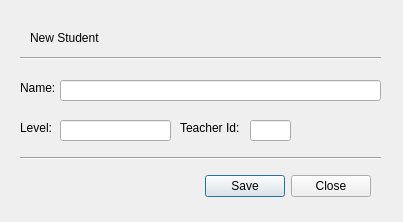
<?xml version="1.0" encoding="UTF-8"?>
<ui version="4.0">
 <class>NewStudent</class>
 <widget class="QDialog" name="NewStudent">
  <property name="geometry">
   <rect>
    <x>0</x>
    <y>0</y>
    <width>403</width>
    <height>222</height>
   </rect>
  </property>
  <property name="windowTitle">
   <string>Dialog</string>
  </property>
  <widget class="QDialogButtonBox" name="buttonBox_2">
   <property name="geometry">
    <rect>
     <x>30</x>
     <y>170</y>
     <width>341</width>
     <height>32</height>
    </rect>
   </property>
   <property name="orientation">
    <enum>Qt::Horizontal</enum>
   </property>
   <property name="standardButtons">
    <set>QDialogButtonBox::Close|QDialogButtonBox::Save</set>
   </property>
  </widget>
  <widget class="QLabel" name="lblTeacherId">
   <property name="geometry">
    <rect>
     <x>180</x>
     <y>120</y>
     <width>71</width>
     <height>16</height>
    </rect>
   </property>
   <property name="text">
    <string>Teacher Id:</string>
   </property>
  </widget>
  <widget class="QLabel" name="lblEmail">
   <property name="geometry">
    <rect>
     <x>20</x>
     <y>120</y>
     <width>41</width>
     <height>16</height>
    </rect>
   </property>
   <property name="text">
    <string>Level:</string>
   </property>
  </widget>
  <widget class="QLineEdit" name="lineLevel">
   <property name="geometry">
    <rect>
     <x>60</x>
     <y>120</y>
     <width>111</width>
     <height>21</height>
    </rect>
   </property>
  </widget>
  <widget class="QLabel" name="lblName">
   <property name="geometry">
    <rect>
     <x>20</x>
     <y>80</y>
     <width>41</width>
     <height>16</height>
    </rect>
   </property>
   <property name="text">
    <string>Name: </string>
   </property>
  </widget>
  <widget class="Line" name="line2">
   <property name="geometry">
    <rect>
     <x>20</x>
     <y>150</y>
     <width>361</width>
     <height>16</height>
    </rect>
   </property>
   <property name="orientation">
    <enum>Qt::Horizontal</enum>
   </property>
  </widget>
  <widget class="QLabel" name="lblTitle">
   <property name="geometry">
    <rect>
     <x>30</x>
     <y>30</y>
     <width>331</width>
     <height>16</height>
    </rect>
   </property>
   <property name="text">
    <string>New Student</string>
   </property>
  </widget>
  <widget class="QLineEdit" name="lineName">
   <property name="geometry">
    <rect>
     <x>60</x>
     <y>80</y>
     <width>321</width>
     <height>21</height>
    </rect>
   </property>
  </widget>
  <widget class="Line" name="line1">
   <property name="geometry">
    <rect>
     <x>20</x>
     <y>50</y>
     <width>361</width>
     <height>16</height>
    </rect>
   </property>
   <property name="orientation">
    <enum>Qt::Horizontal</enum>
   </property>
  </widget>
  <widget class="QLineEdit" name="lineTeacherId">
   <property name="geometry">
    <rect>
     <x>250</x>
     <y>120</y>
     <width>41</width>
     <height>21</height>
    </rect>
   </property>
  </widget>
 </widget>
 <resources/>
 <connections/>
</ui>
